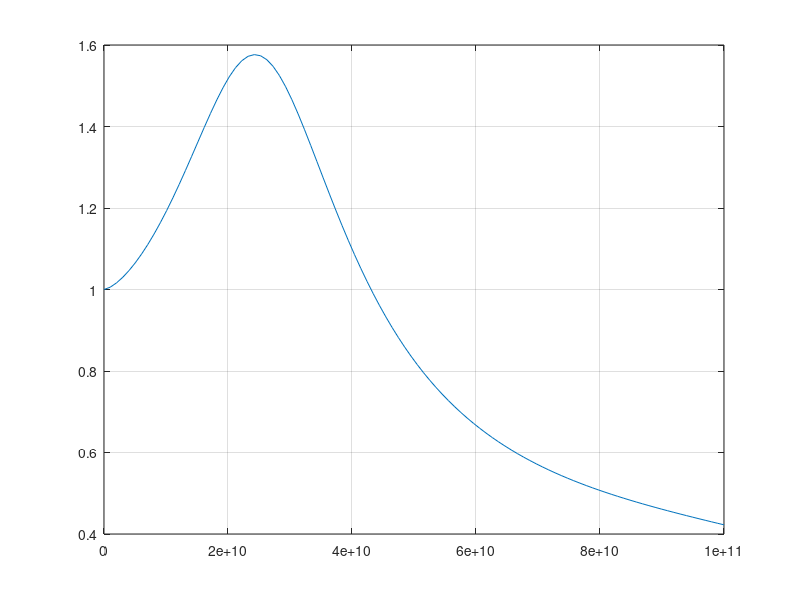

The MATLAB source for this figure:
clear;clc;

R = 1200;          % Resistance per unit length (Ω/m)
L = 250e-9;        % Inductance per unit length (H/m)
C = 1e-10;         % Capacitance per unit length (F/m)
Rs = 10;           % sourcce Resistence (Ω)
G = 0;            
l = 150e-6;  
f = 100e9;
f = linspace(1,f,100);
w = 2*pi*f;
s = i *w; 
R = R+Rs*(1+1j)*sqrt(w);
v = @(s) sqrt(s*C.*(R+s*L))./(sqrt(s*C.*(R+s*L)).*cosh(l*sqrt(s*C.*(R+s*L)))+Rs*s*C.*sinh(l*sqrt(s*C.*(R+s*L))));
plot(f,abs(v(s)))
grid on
